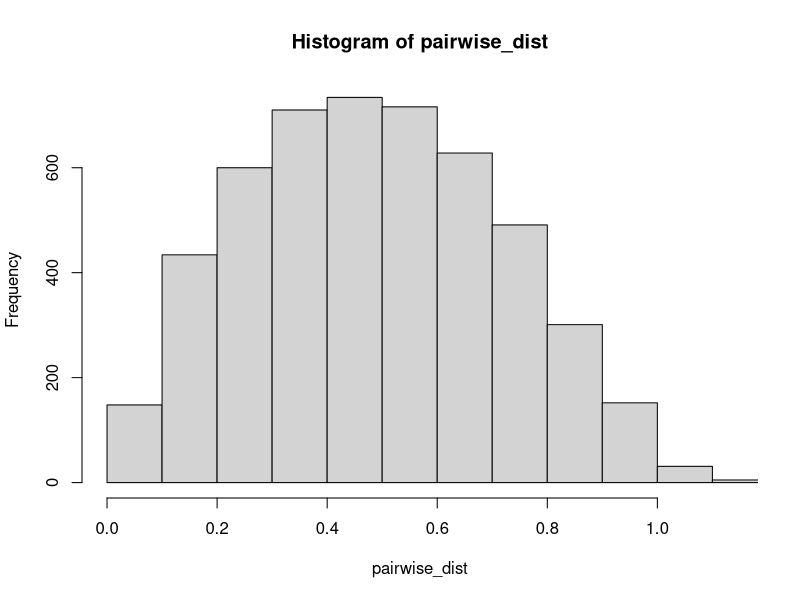
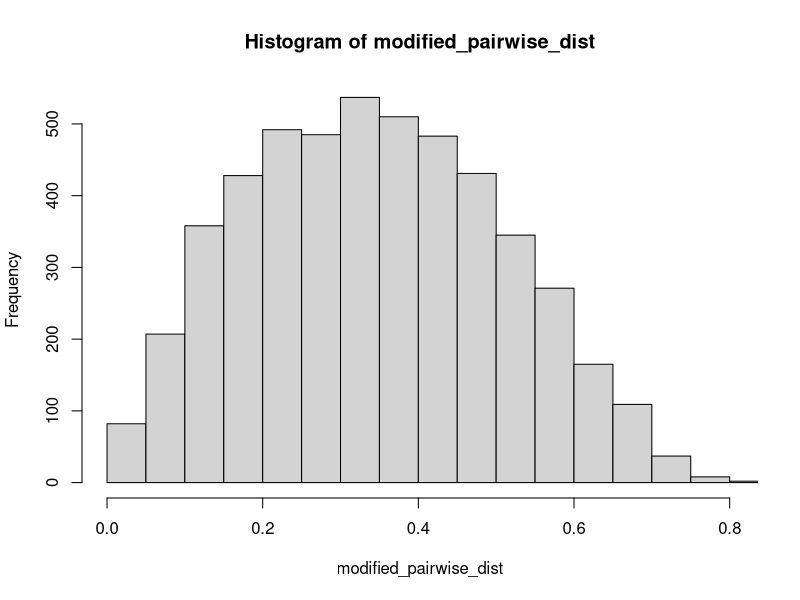
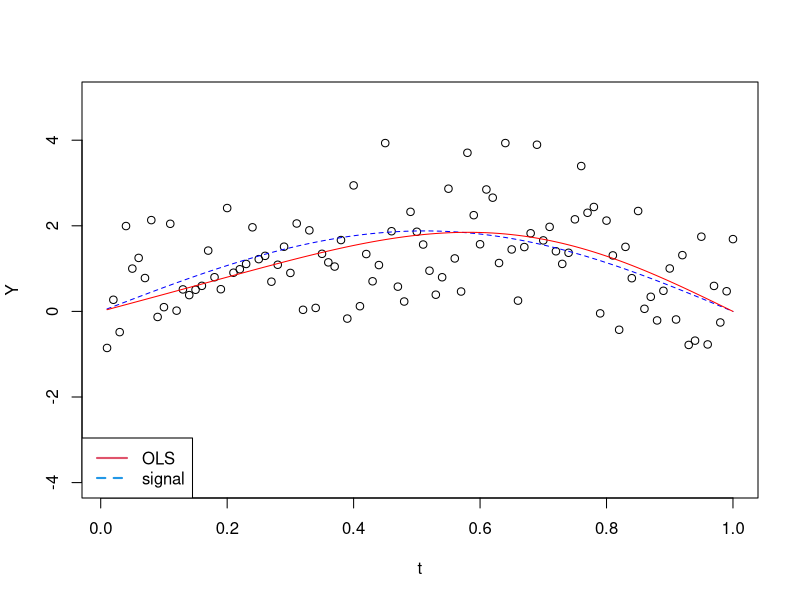

Reproduce these figures in R, in order.
#Computer Practical 1
#Introduction to high dimensional statistics
################################################################################

#Divergence of the pairwise Euclidean distances in high dimensions

set.seed(1)

n <- 100
p <- 2
X <- matrix(0,n,p)
for(i in 1:n)
 {
 for(j in 1:p)
 {
  X[i,j] <- runif(1,0,1)  
 }
}
pairwise_dist <- dist(X)
hist(pairwise_dist, xlim=c(0,max(pairwise_dist)))

modified_pairwise_dist <- dist(X)/sqrt(p)
hist(modified_pairwise_dist, xlim=c(0,max(modified_pairwise_dist)))

################################################################################

#Increasing mean squared error of the OLS method as dimension p gets larger

set.seed(1)
n <- 100
p <- 2
X <- matrix(0,n,p)
Y <- numeric(n)
beta <- numeric(p)
for(i in 1:n)
{
 for(j in 1:p)
 {
   X[i,j] <- 3*sin(-pi*j*i/n) 
 }
}

for(j in 1:p)
{
  beta[j] <- rnorm(1,0,j^(-4)) 
}

for(i in 1:n)
{
  Y[i] <- t(X[i,])%*%beta+rnorm(1,0,1)
}

#an alternative way of getting simulated responses Y in matrix form
Y <- X%*%beta+rnorm(n,0,1)

LS <- lm(Y~-1+X)
summary(LS)
beta_LS <- LS$coefficients

Yhat <- numeric(n)
Ytrue <- numeric(n)
for(i in 1:n)
{
  Yhat[i] <- t(X[i,])%*%beta_LS
  Ytrue[i] <- t(X[i,])%*%beta
}

#a simpler way of calculating the fitted and true response values
Yhat <- X%*%beta_LS
Ytrue <- X%*%beta

t <- (1:n)/n
plot(x=t,y=Y, ylim=c(-4,5))
points (x=t, y=Ytrue, type="l", lty=2, col="blue")
points (x=t, y=Yhat, type="l", lty=1, col="red")
legend(x="bottomleft",          # Position
       legend=c("OLS","signal"),  # Legend texts
       lty=c(1, 2),           # Line types
       col=c(2, 4),           # Line colors
       lwd=2)                 # Line width
  
################################################################################  



